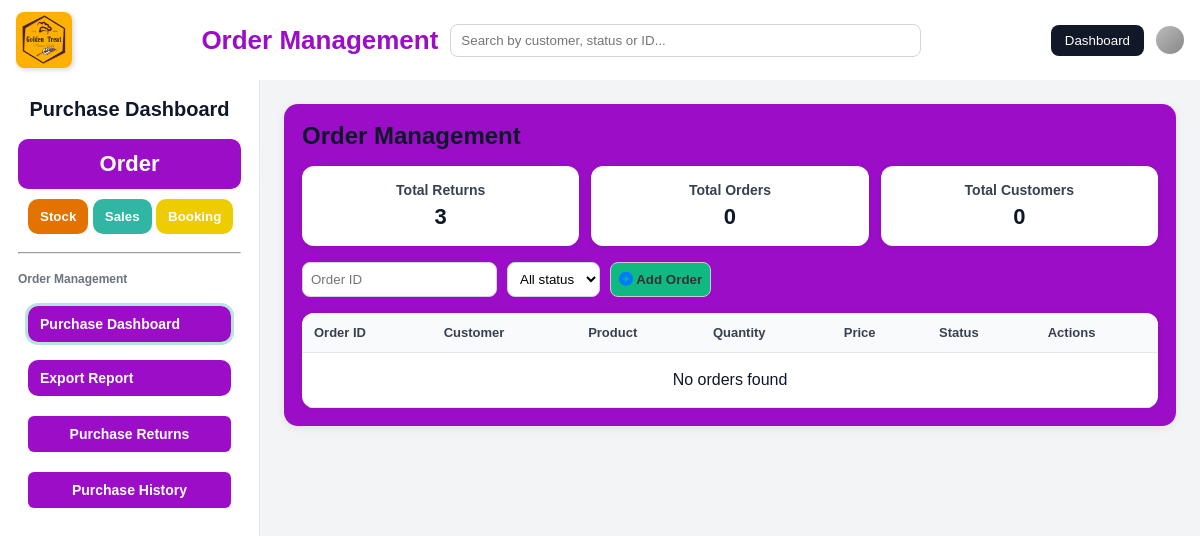
Before: /bakehouse/order/order.php with the older database file.
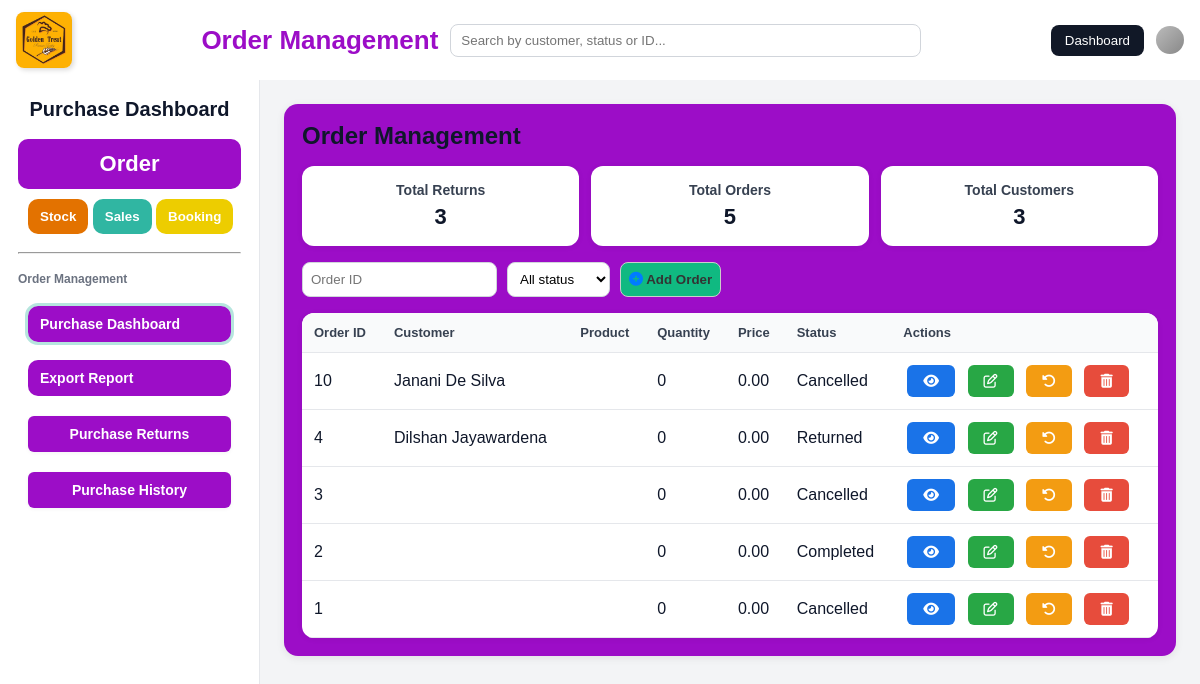
After: the same page with the newer database file.
### tables this page shows
CREATE TABLE `orders` (
  `id` int(11) NOT NULL,
  `order_number` varchar(64) DEFAULT NULL,
  `user_id` int(11) DEFAULT NULL,
  `order_date` date NOT NULL,
  `customer_name` varchar(100) NOT NULL,
  `customer_email` varchar(255) NOT NULL,
  `product` varchar(100) NOT NULL,
  `quantity` int(11) NOT NULL DEFAULT 1,
  `original_quantity` int(11) NOT NULL DEFAULT 0,
  `price` decimal(10,2) NOT NULL DEFAULT 0.00,
  `total_amount` decimal(10,2) NOT NULL DEFAULT 0.00,
  `original_price` decimal(10,2) NOT NULL DEFAULT 0.00,
  `status` varchar(60) NOT NULL DEFAULT 'Order Received',
  `created_at` timestamp NOT NULL DEFAULT current_timestamp(),
  `updated_at` timestamp NOT NULL DEFAULT current_timestamp() ON UPDATE current_timestamp(),
  `customer_phone` varchar(32) DEFAULT NULL,
  `order_summary` longtext DEFAULT NULL,
  `deleted_at` datetime DEFAULT NULL,
  `deleted_by` int(11) DEFAULT NULL
);

### bakehouse/order/order.php (the view, shortened to what this page needs)
<?php
$host = "localhost";
$user = "root";
$pass = "";
$db   = "golden_treat";
$conn = new mysqli($host, $user, $pass, $db);
$conn->set_charset('utf8mb4');
$order_id = (int)($_GET['order_id'] ?? 0);
$where = "WHERE o.deleted_at IS NULL";
$sql = "SELECT o.id, o.order_date, o.customer_name, oi.product_name, oi.quantity, oi.unit_price, o.status
        FROM orders o
        LEFT JOIN order_items oi ON o.id = oi.order_id
        $where ORDER BY o.id DESC";
$stmt = $conn->prepare($sql);
$stmt->execute();
$result = $stmt->get_result();
$orders = $result->fetch_all(MYSQLI_ASSOC);
$res2 = $conn->query("SELECT COUNT(*) AS total_orders FROM orders WHERE deleted_at IS NULL");
$row2 = $res2->fetch_assoc();
$totalOrders = (int)$row2['total_orders'];
$res3 = $conn->query("SELECT COUNT(*) AS total_returns FROM returns");
$row3 = $res3 ? $res3->fetch_assoc() : null;
$totalReturns = (int)($row3['total_returns'] ?? 0);
$res4 = $conn->query("SELECT COUNT(DISTINCT customer_name) AS total_customers FROM orders WHERE deleted_at IS NULL");
$row4 = $res4 ? $res4->fetch_assoc() : null;
$totalCustomers = (int)($row4['total_customers'] ?? 0);
?>
<!DOCTYPE html>
<html lang="en">
<head>
  <link rel="stylesheet" href="css/order_style.css">
  <link rel="stylesheet" href="https://cdnjs.cloudflare.com/ajax/libs/font-awesome/6.6.0/css/all.min.css"/>
</head>
<body>
  <div class="header">
    <div class="header-left"><img src="logo.jpg" alt="Logo" /></div>
    <div class="header-middle">
      <div class="header-middle-title">Order Management</div>
      <div class="search-bar"><input id="globalSearch" type="text" placeholder="Search by customer, status or ID..." /></div>
    </div>
    <div class="header-right">
      <button class="role-btn" onclick="window.location.href='index.html'">Dashboard</button>
      <div class="user-icon"></div>
    </div>
  </div>
  <div class="layout">
    <aside class="sidebar">
      <h1>Purchase Dashboard</h1>
      <nav>
        <button class="salesbtn" disabled>Order</button>
        <div class="otherbtn">
          <button class="Sbtn" onclick="window.location.href='../stoke/stock.php'">Stock</button>
          <button class="Ubtn" onclick="window.location.href='../sales/index.php'">Sales</button>
          <button class="Bbtn" onclick="window.location.href='../booking/index.html'">Booking</button>
        </div>
        <hr />
        <p>Order Management</p>
        <div class="salebtn">
          <button class="tab-btn active" data-page="sales-dashboard">Purchase Dashboard</button>
          <button class="tab-btn" data-page="sales-export">Export Report</button>
          <button type="button" class="orderhistory" onclick="window.location.href='purchase_returns.php'">Purchase Returns</button>
          <button type="button" class="orderhistory" onclick="window.location.href='purchase_history.php'">Purchase History</button>
        </div>
      </nav>
    </aside>
    <main class="free-area">
      <section id="orders" class="panel active">
        <div class="content">
          <h2>Order Management</h2>
          <div class="cards">
            <div class="card">
              <h3>Total Returns</h3>
              <p id="cardTotal"><?= $totalReturns ?></p>
            </div>
            <div class="card">
              <h3>Total Orders</h3>
              <p id="cardOrders"><?= $totalOrders ?></p>
            </div>
            <div class="card">
              <h3>Total Customers</h3>
              <p id="cardCustomers"><?= $totalCustomers ?></p>
            </div>
          </div>
          <div class="toolbar">
            <form method="get" class="filter-bar">
              <input type="number" name="order_id" placeholder="Order ID" value="<?= ($order_id ? (int)$order_id : '') ?>" />
              <select name="status" onchange="this.form.submit();">
                <option value="">All status</option>
              </select>
              <button class="btn secondary" id="btnAdd" type="button" onclick="openOrderAdd()"><i class="fa-solid fa-circle-plus"></i><b> Add Order</b></button>
            </form>
          </div>
          <div class="table-wrap">
            <table>
              <thead>
                <tr>
                  <th>Order ID</th>
                  <th>Customer</th>
                  <th>Product</th>
                  <th>Quantity</th>
                  <th>Price</th>
                  <th>Status</th>
                  <th>Actions</th>
                </tr>
              </thead>
              <tbody id="orderTable">
                <?php if (empty($orders)): ?>
                  <tr><td colspan="7" style="text-align:center;padding:18px">No orders found</td></tr>
                <?php else: foreach ($orders as $o): ?>
                  <tr>
                    <td><?= htmlspecialchars($o['id']) ?></td>
                    <td><?= htmlspecialchars($o['customer_name']) ?></td>
                    <td><?= htmlspecialchars($o['product_name'] ?? '') ?></td>
                    <td><?= (int)$o['quantity'] ?></td>
                    <td><?= number_format((float)$o['unit_price'], 2) ?></td>
                    <td><?= htmlspecialchars($o['status']) ?></td>
                    <td>
                      <button class="btnview"
                        type="button"
                        data-id="<?= htmlspecialchars($o['id']) ?>"
                        data-order-date="<?= htmlspecialchars($o['order_date']) ?>"
                        data-customer="<?= htmlspecialchars($o['customer_name']) ?>"
                        data-product="<?= htmlspecialchars($o['product_name'] ?? '') ?>"
                        data-quantity="<?= (int)$o['quantity'] ?>"
                        data-price="<?= htmlspecialchars($o['unit_price']) ?>"
                        data-status="<?= htmlspecialchars($o['status']) ?>">
                        <i class="fa-solid fa-eye"></i>
                      </button>
                      <button class="btnupdate"
                        type="button"
                        data-id="<?= htmlspecialchars($o['id']) ?>"
                        data-order-date="<?= htmlspecialchars($o['order_date']) ?>"
                        data-customer="<?= htmlspecialchars($o['customer_name']) ?>"
                        data-product="<?= htmlspecialchars($o['product_name'] ?? '') ?>"
                        data-quantity="<?= (int)$o['quantity'] ?>"
                        data-price="<?= htmlspecialchars($o['unit_price']) ?>"
                        data-status="<?= htmlspecialchars($o['status']) ?>">
                        <i class="fa-regular fa-pen-to-square"></i>
                      </button>
                      <button class="btnreturn"
                        type="button"
                        data-id="<?= htmlspecialchars($o['id']) ?>"
                        data-quantity="<?= (int)$o['quantity'] ?>"
                        data-price="<?= htmlspecialchars($o['unit_price']) ?>"
                        title="Process return for order #<?= htmlspecialchars($o['id']) ?>">
                        <i class="fa-solid fa-rotate-left"></i>
                      </button>
                      <form method="post" style="display:inline" onsubmit="return confirm('Delete order #<?= $o['id'] ?>?')">
                        <button class="btndelete" type="submit"><i class="fa-solid fa-trash-can"></i></button>
                      </form>
                    </td>
                  </tr>
                <?php endforeach; endif; ?>
              </tbody>
            </table>
          </div>
        </div>
      </section>
    </main>
  </div>
</body>
</html>

Changed rows visible on the page:
added orders: id "10", customer_name "Janani De Silva", quantity "0", unit_price "0.00", status "Cancelled"
added orders: id "4", customer_name "Dilshan Jayawardena", quantity "0", unit_price "0.00", status "Returned"
added orders: id "3", quantity "0", unit_price "0.00", status "Cancelled"
added orders: id "2", quantity "0", unit_price "0.00", status "Completed"
added orders: id "1", quantity "0", unit_price "0.00", status "Cancelled"
Other visible differences:
$totalOrders: "0" → "5"
$totalCustomers: "0" → "3"
text no longer shown: "No orders found"
